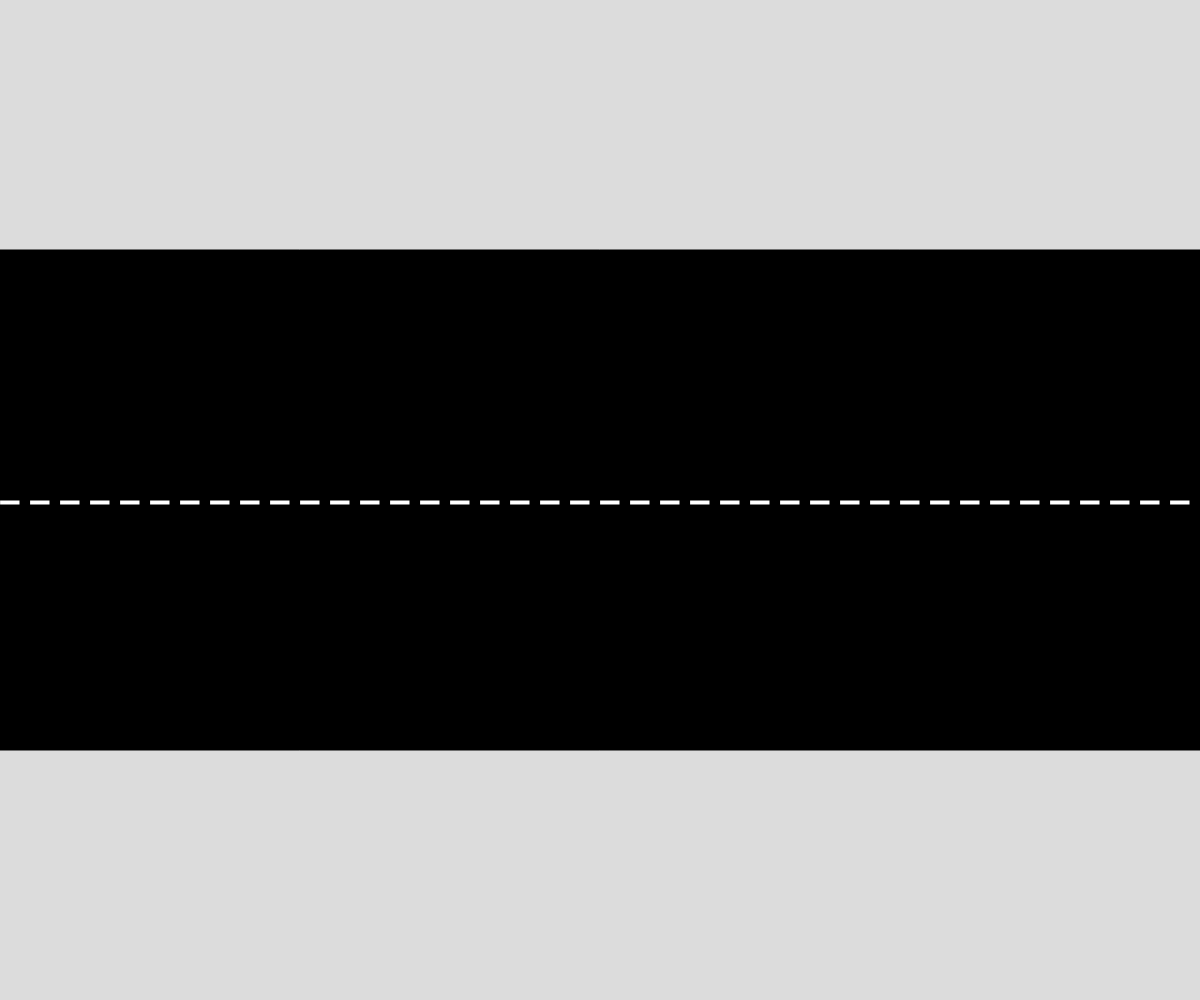
Frame 1 (no input)
Frame 60 (no input): identical to frame 1, image omitted
Frame 120 (the mouse pressed at the canvas centre since frame 60): identical to frame 1, image omitted

The p5.js sketch that drew this single still picture (run headless with seeded random() and noise() and a simulated clock; from frame 60 on, the mouse is pressed at the canvas centre):

// p5.js sketch
// ── sketch.js
// Road Rage Simulator
// Henry V
// 10.18.2024

function setup() {
  createCanvas(windowWidth, windowHeight);
}

function draw() {
  background(220);
  drawRoad();
}

function drawRoad() { //// draw the road 
  fill(0);
  rect(0, height/4, width, height/2);
  let lineDist = 30; /// defining the gap between each line 
  fill(255);
  for (let i = 0; i < width; i++) {
    rect(0 + i*lineDist, height/2, 20, 5);
  }
}

class Vehicle {
  ////// Constructor //// 
  constructor(type, color, x, y, xSpeed, direction) {
    this.x = x;
    this.y = y; 
    this.type = 
    this.color = (random(255), random(255), random(255));
    this.type;
    this.xSpeed = 0;
  }
}
